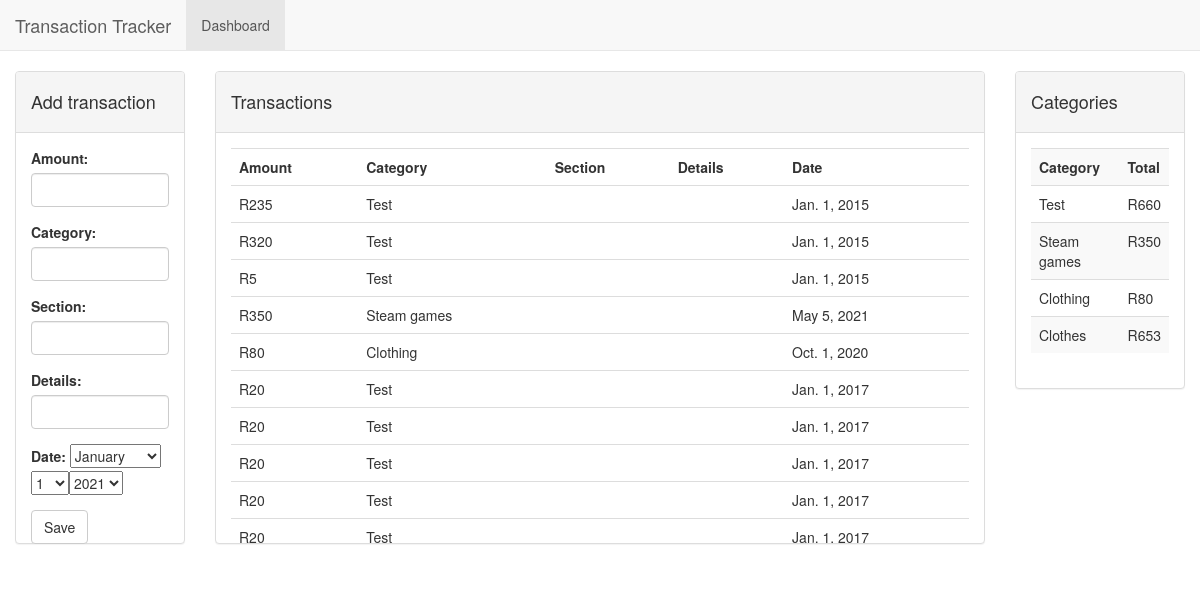
The page /tracker/index/ on the database its author committed.
### tracker/models.py (models this page shows, shortened)
class Transaction(models.Model):
    amount = models.IntegerField()
    category = models.CharField(max_length=200)
    section = models.CharField(max_length=200, blank=True)
    details = models.CharField(max_length=200, blank=True)
    date = models.DateField()

### tracker/views.py (the view)
def index(request):
    transaction_list = Transaction.objects.all()
    category_totals = dict()
    for transaction in transaction_list:
        if transaction.category in category_totals:
            category_totals[transaction.category] += transaction.amount
        else:
            category_totals[transaction.category] = transaction.amount
    if request.method == 'POST':
        form = TransactionForm(request.POST)
        if form.is_valid():
            form.save()
            return HttpResponseRedirect(reverse('tracker:index'))
    form = TransactionForm
    context = {
        'transaction_list': transaction_list,
        'category_totals': category_totals,
        'form': form,
    }
    return render(request, 'tracker/index.html', context)

### tracker/templates/tracker/index.html (shortened to what this page needs)
{% load staticfiles %}
<!DOCTYPE html>
<html lang="en">
<head>
    <link rel="stylesheet" href="https://maxcdn.bootstrapcdn.com/bootstrap/3.3.7/css/bootstrap.min.css">
    <link rel="stylesheet" href={% static 'tracker/style.css' %}>
</head>
<body>
<div id="wrapper">
    <nav id="myNavbar" class="navbar navbar-default navbar-static-top" role="navigation">
        <div class="container-fluid">
            <div class="navbar-header">
                <a class="navbar-brand" href="#">Transaction Tracker</a>
            </div>
            <div class="collapse navbar-collapse" id="navbarCollapse">
                <ul class="nav navbar-nav">
                    <li class="active"><a href="#">Dashboard</a></li>
                </ul>
            </div>
        </div>
    </nav>
    <div id="page-wrapper">
        <div class="container-fluid">
            <div class="row">
                <div class="col-xs-2">
                    <div class="panel panel-default">
                        <div class="panel-heading">
                            <h4>Add transaction</h4>
                        </div>
                        <div class="panel-body" style="max-height: 410px">
                            <form method="POST" class="post-form">
                                {% if form %}
                                    {% for field in form %}
                                        <div class="form-group">
                                            {{ field.label_tag }} {{ field }}
                                        </div>
                                    {% endfor %}
                                {% else %}
                                    <h4>No form found</h4>
                                {% endif %}
                                <button type="submit" class="save btn btn-default">Save</button>
                            </form>
                        </div>
                    </div>
                </div>
            <div class="col-xs-8">
                    <div class="panel panel-default">
                        <div class="panel-heading">
                            <h4>Transactions</h4>
                        </div>
                        <div class="panel-body" style="max-height: 410px; overflow-y: scroll">
                            <div style="overflow-y: auto">
                                {% if transaction_list %}
                                    <table class="table">
                                    <tr>
                                        <th>Amount</th>
                                        <th>Category</th>
                                        <th>Section</th>
                                        <th>Details</th>
                                        <th>Date</th>
                                    </tr>
                                    {% for transaction in transaction_list %}
                                        <tr>
                                            <td>R{{ transaction.amount }}</td>
                                            <td>{{ transaction.category }}</td>
                                            <td>{{ transaction.section }}</td>
                                            <td>{{ transaction.details }}</td>
                                            <td>{{ transaction.date }}</td>
                                        </tr>
                                    {% endfor %}
                                </table>
                                {% else %}
                                    <p>No transactions are available.</p>
                                {% endif %}
                            </div>
                        </div>
                    </div>
                </div>
            <div class="col-xs-2">
                    <div class="panel panel-default">
                        <div class="panel-heading">
                            <h4>Categories</h4>
                        </div>
                        <div class="panel-body">
                            <div>
                                {% if category_totals %}
                                    <table class="table table-striped">
                                    <tr>
                                        <th>Category</th>
                                        <th>Total</th>
                                    </tr>
                                    {% for key, value in category_totals.items %}
                                        <tr>
                                            <td>{{ key }}</td>
                                            <td>R{{ value }}</td>
                                        </tr>
                                    {% endfor %}
                                </table>
                                {% else %}
                                    <p>No transactions are available.</p>
                                {% endif %}
                            </div>
                        </div>
                    </div>
                </div>
            </div>
        </div>
    </div>
</div>
</body>
</html>

### rows shown on the page
Transaction: category_totals "Test"
Transaction: category_totals "Steam games"
Transaction: category_totals "Clothing"
Transaction: category_totals "Clothes"

### other values the page prints
{{ field.label_tag }} "Amount:" "Category:" "Section:" "Details:" "Date:"
{{ value }} "660" "350" "80" "653"
